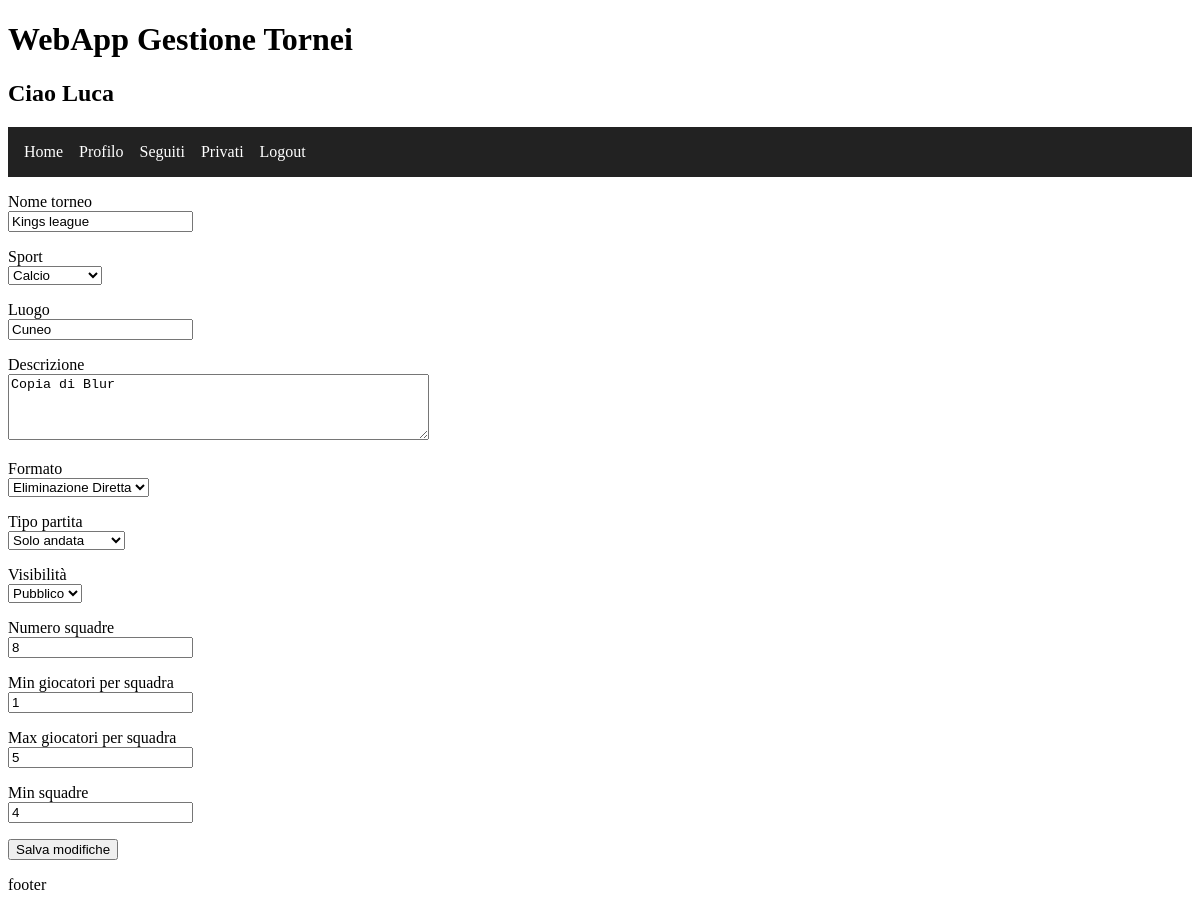
The app's page /modifica_torneo.php?id=25 (signed in) with its own data.
### tables this page shows
CREATE TABLE `torneo` (
  `id` int(11) NOT NULL,
  `sport` varchar(255) NOT NULL,
  `nome` varchar(150) NOT NULL,
  `descrizione` varchar(255) DEFAULT NULL,
  `luogo` varchar(255) NOT NULL,
  `formato` enum('girone_unico','eliminazione_diretta','gironi_playoff') NOT NULL,
  `tipo_partita` enum('andata','andata_ritorno') NOT NULL,
  `visibilita` enum('pubblico','privato') NOT NULL DEFAULT 'pubblico',
  `numero_squadre` int(11) NOT NULL,
  `creato_da` int(11) NOT NULL,
  `stato` enum('aperto','in_corso','completato') NOT NULL DEFAULT 'aperto',
  `min_giocatori_per_squadra` int(11) NOT NULL,
  `max_giocatori_per_squadra` int(11) NOT NULL,
  `min_squadre` int(11) NOT NULL DEFAULT 2,
  `data_chiusura_iscrizioni` datetime NOT NULL,
  `codice_privato` varchar(8) DEFAULT NULL
);

### modifica_torneo.php (the view, shortened to what this page needs)
<?php
include("conf/db_config.php");
$id = isset($_GET['id']) ? $_GET['id']: null;
$sql = "SELECT id, nome, descrizione, formato, tipo_partita, visibilita,
            numero_squadre, stato, min_giocatori_per_squadra,
            max_giocatori_per_squadra, min_squadre,
            data_chiusura_iscrizioni, codice_privato, sport, luogo
        FROM torneo
        WHERE id = ?";
$stmt = $conn->prepare($sql);
$stmt->bind_param("i", $id);
$stmt->execute();
$result = $stmt->get_result();
$torneo = $result->fetch_assoc();
?>
<form method="POST">
    <p>
        <label>Nome torneo</label><br>
        <input type="text" name="nome" value="<?= htmlspecialchars($torneo['nome']) ?>" required>
    </p>
    <p>
        <label>Sport</label><br>
        <select name="sport">
            <option value="calcio" <?= $torneo['sport']=="calcio" ? "selected" : "" ?>>Calcio</option>
        </select>
    </p>
    <p>
        <label>Luogo</label><br>
        <input type="text" name="luogo" value="<?= htmlspecialchars($torneo['luogo']) ?>" required>
    </p>
    <p>
        <label>Descrizione</label><br>
        <textarea name="descrizione" rows="4" cols="50"><?= htmlspecialchars($torneo['descrizione']) ?></textarea>
    </p>
    <p>
        <label>Formato</label><br>
        <select name="formato">
            <option value="eliminazione_diretta" <?= $torneo['formato']=="eliminazione_diretta" ? "selected" : "" ?>>Eliminazione Diretta</option>
        </select>
    </p>
    <p>
        <label>Tipo partita</label><br>
        <select name="tipo_partita">
            <option value="andata" <?= $torneo['tipo_partita']=="andata" ? "selected" : "" ?>>Solo andata</option>
        </select>
    </p>
    <p>
        <label>Visibilità</label><br>
        <select name="visibilita">
            <option value="pubblico" <?= $torneo['visibilita']=="pubblico" ? "selected" : "" ?>>Pubblico</option>
        </select>
    </p>
    <p>
        <label>Numero squadre</label><br>
        <input type="number" name="numero_squadre" value="<?= $torneo['numero_squadre'] ?>">
    </p>
    <p>
        <label>Min giocatori per squadra</label><br>
        <input type="number" name="min_giocatori" value="<?= $torneo['min_giocatori_per_squadra'] ?>">
    </p>
    <p>
        <label>Max giocatori per squadra</label><br>
        <input type="number" name="max_giocatori" value="<?= $torneo['max_giocatori_per_squadra'] ?>">
    </p>
    <p>
        <label>Min squadre</label><br>
        <input type="number" name="min_squadre" value="<?= $torneo['min_squadre'] ?>">
    </p>
    <button type="submit" name="salva">Salva modifiche</button>
</form>
<?php require_once('templates/footer.php'); ?>

### records on screen
torneo: nome "Kings league", sport "Calcio", luogo "Cuneo", descrizione "Copia di Blur", formato "Eliminazione Diretta", tipo_partita "Solo andata", visibilita "Pubblico", numero_squadre "8", min_giocatori "1", max_giocatori "5", min_squadre "4"

### other values on screen
$_SESSION['nome_utente'] "Luca"
